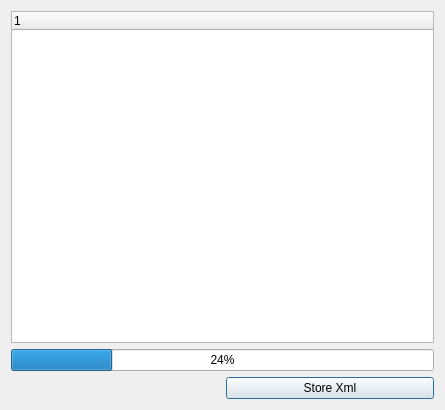
<?xml version="1.0" encoding="UTF-8"?>
<ui version="4.0">
 <class>Dialog</class>
 <widget class="QDialog" name="Dialog">
  <property name="geometry">
   <rect>
    <x>0</x>
    <y>0</y>
    <width>445</width>
    <height>410</height>
   </rect>
  </property>
  <property name="windowTitle">
   <string>Dialog</string>
  </property>
  <layout class="QGridLayout" name="gridLayout">
   <item row="0" column="0" colspan="2">
    <widget class="QTreeWidget" name="uiAllFramesTW">
     <attribute name="headerVisible">
      <bool>true</bool>
     </attribute>
     <attribute name="headerVisible">
      <bool>true</bool>
     </attribute>
     <column>
      <property name="text">
       <string notr="true">1</string>
      </property>
     </column>
    </widget>
   </item>
   <item row="1" column="0" colspan="2">
    <widget class="QProgressBar" name="progressBar">
     <property name="value">
      <number>24</number>
     </property>
    </widget>
   </item>
   <item row="2" column="0">
    <widget class="FilePickerWidget" name="uiXmlStoreFile" native="true">
     <property name="pyCaption" stdset="0">
      <string>Store xml...</string>
     </property>
     <property name="pyFilters" stdset="0">
      <string>XML Files (*.xml)</string>
     </property>
     <property name="pyPickFolder" stdset="0">
      <bool>false</bool>
     </property>
     <property name="pyOpenFile" stdset="0">
      <bool>false</bool>
     </property>
    </widget>
   </item>
   <item row="2" column="1">
    <widget class="QPushButton" name="uiDoStoreBTN">
     <property name="text">
      <string>Store Xml</string>
     </property>
    </widget>
   </item>
  </layout>
 </widget>
 <customwidgets>
  <customwidget>
   <class>FilePickerWidget</class>
   <extends>QWidget</extends>
   <header>blurdev.gui.widgets.filepickerwidget</header>
  </customwidget>
 </customwidgets>
 <resources/>
 <connections/>
</ui>
